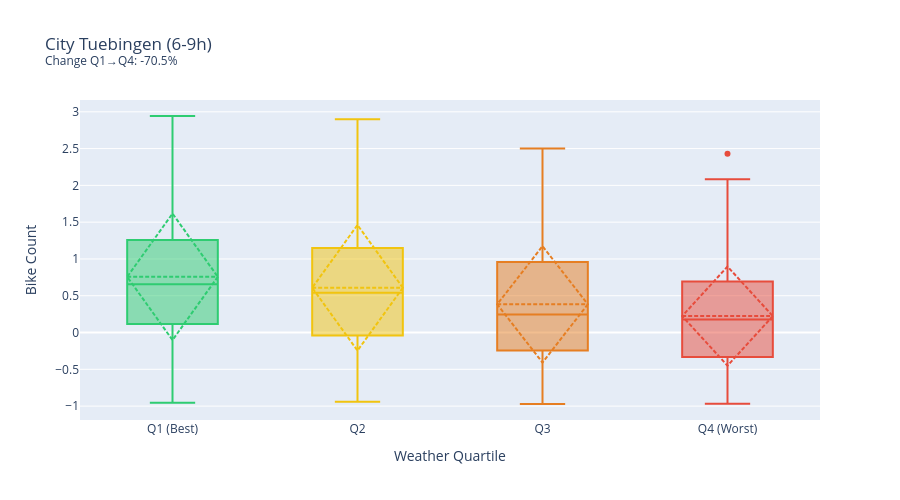

Notebook code cell kept with this figure:
### Code cell
# Box plot: Bike counts by weather quartile
fig = plot_weather_quartile_boxplot(
    df,
    title=display_name,
    hour_range=(6, 9),
    weekdays_only=True
)
fig.show()

### Figure 1 — Plotly figure (JSON) as saved in the notebook; plotly's stock layout.template omitted (floating-point values rounded to 4 significant figures; data arrays with more than 128 entries replaced by an {"elided": "..."} marker saying what was removed)
{"data": [{"boxmean": "sd", "marker": {"color": "#2ECC71"}, "name": "Q1 (Best)", "type": "box", "y": {"elided": "521 float values"}}, {"boxmean": "sd", "marker": {"color": "#F1C40F"}, "name": "Q2", "type": "box", "y": {"elided": "521 float values"}}, {"boxmean": "sd", "marker": {"color": "#E67E22"}, "name": "Q3", "type": "box", "y": {"elided": "521 float values"}}, {"boxmean": "sd", "marker": {"color": "#E74C3C"}, "name": "Q4 (Worst)", "type": "box", "y": {"elided": "521 float values"}}], "layout": {"height": 500, "showlegend": false, "title": {"text": "City Tuebingen (6-9h)<br><sup>Change Q1→Q4: -70.5%</sup>"}, "xaxis": {"title": {"text": "Weather Quartile"}}, "yaxis": {"title": {"text": "Bike Count"}}}}
